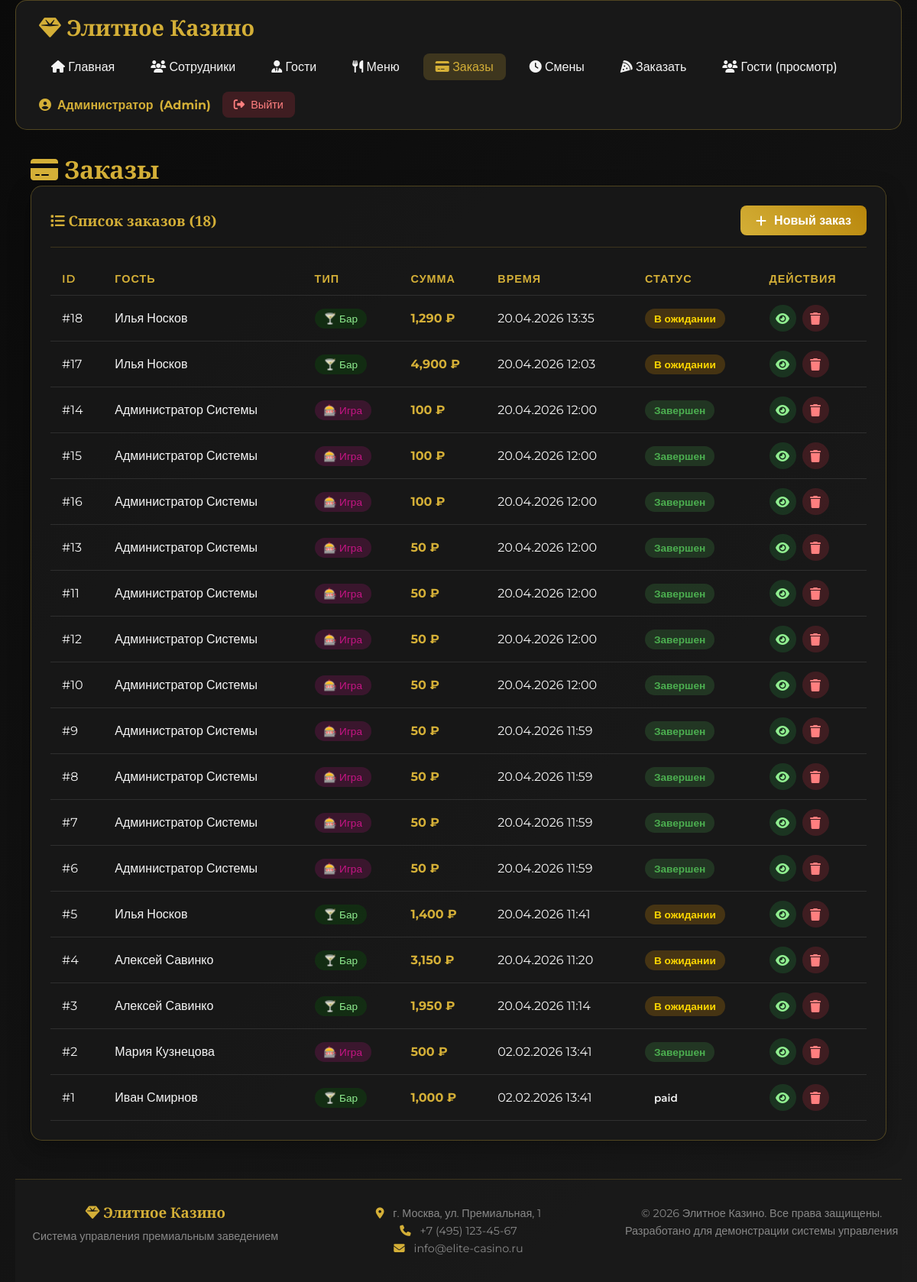
Screenshot of /orders.php (signed in) with the database file from the repository.
### tables this page shows
CREATE TABLE `orders` (
  `id` int(11) NOT NULL COMMENT 'Уникальный идентификатор заказа/транзакции',
  `guest_id` int(11) DEFAULT NULL COMMENT 'Ссылка на гостя',
  `employee_id` int(11) NOT NULL COMMENT 'Сотрудник, обслуживающий заказ/игру',
  `order_type` enum('bar','game') NOT NULL COMMENT 'Тип операции: bar - бар, game - игра',
  `order_time` datetime DEFAULT current_timestamp() COMMENT 'Дата и время создания заказа',
  `total_amount` decimal(10,2) DEFAULT 0.00 COMMENT 'Итоговая сумма (прибыль для казино)',
  `status` varchar(50) DEFAULT 'pending' COMMENT 'Способ оплаты: cash, card, bonus и т.д',
  `notes` text DEFAULT NULL,
  `payment_method` varchar(50) DEFAULT NULL COMMENT 'Способ оплаты: cash, card, bonus и т.д',
  `game_name` varchar(100) DEFAULT NULL COMMENT 'Статус: pending, paid, completed, cancelled',
  `bet_amount` decimal(10,2) DEFAULT 0.00 COMMENT 'Сумма ставки (только для order_type="game")',
  `win_amount` decimal(10,2) DEFAULT 0.00 COMMENT 'Сумма выигрыша (только для order_type="game")'
);

CREATE TABLE `guests` (
  `id` int(11) NOT NULL COMMENT 'Уникальный идентификатор гостя',
  `first_name` varchar(50) NOT NULL COMMENT 'Имя гостя',
  `last_name` varchar(50) NOT NULL COMMENT 'Фамилия гостя',
  `birth_date` date DEFAULT NULL,
  `document_number` varchar(50) DEFAULT NULL COMMENT 'Номер документа',
  `phone` varchar(20) DEFAULT NULL COMMENT 'Контактный телефон\r\n',
  `visits_count` int(11) DEFAULT 0 COMMENT 'Количество посещений заведения',
  `total_spent` decimal(10,2) DEFAULT 0.00 COMMENT 'Общая сумма потраченных средств',
  `registration_date` datetime DEFAULT current_timestamp() COMMENT 'Дата первой регистрации в системе'
);

### config.php (called while the page is built, shortened)
<?php
function escape($data) {
    return htmlspecialchars($data, ENT_QUOTES, 'UTF-8');
}
?>

### orders.php (the view, shortened to what this page needs)
<?php
require_once 'config.php';
require_once 'header.php';
$orders = [];
try {
    $stmt = $pdo->query("
        SELECT o.*, g.first_name, g.last_name
        FROM orders o
        LEFT JOIN guests g ON o.guest_id = g.id
        ORDER BY o.order_time DESC
        LIMIT 50
    ");
    $orders = $stmt->fetchAll();
} catch (PDOException $e) {
    $error = 'Ошибка загрузки данных: ' . $e->getMessage();
}
?>
<div class="container">
    <h1><i class="fas fa-credit-card"></i> Заказы</h1>
    <div class="card">
        <div class="card-header">
            <h3><i class="fas fa-list"></i> Список заказов (<?php echo count($orders); ?>)</h3>
            <a href="?add" class="btn btn-primary">
                <i class="fas fa-plus"></i> Новый заказ
            </a>
        </div>
        <div class="card-body">
            <?php if (count($orders) > 0): ?>
            <div class="table-responsive">
                <table class="data-table">
                    <thead>
                        <tr>
                            <th>ID</th>
                            <th>Гость</th>
                            <th>Тип</th>
                            <th>Сумма</th>
                            <th>Время</th>
                            <th>Статус</th>
                            <th>Действия</th>
                        </tr>
                    </thead>
                    <tbody>
                        <?php foreach ($orders as $row): ?>
                        <tr>
                            <td>#<?php echo escape($row['id']); ?></td>
                            <td>
                                <?php if ($row['guest_id']): ?>
                                    <?php echo escape($row['first_name'] . ' ' . $row['last_name']); ?>
                                <?php else: ?>
                                    <em>Гость (без регистрации)</em>
                                <?php endif; ?>
                            </td>
                            <td>
                                <span class="order-type order-type-<?php echo $row['order_type']; ?>">
                                    <?php echo $row['order_type'] == 'game' ? '🎰 Игра' : '🍸 Бар'; ?>
                                </span>
                            </td>
                            <td class="amount-cell"><?php echo number_format($row['total_amount'], 0); ?> ₽</td>
                            <td><?php echo date('d.m.Y H:i', strtotime($row['order_time'])); ?></td>
                            <td>
                                <span class="status status-<?php echo strtolower($row['status']); ?>">
                                    <?php
                                    $status_text = [
                                        'pending' => 'В ожидании',
                                        'completed' => 'Завершен',
                                        'cancelled' => 'Отменен'
                                    ];
                                    echo $status_text[$row['status']] ?? $row['status'];
                                    ?>
                                </span>
                            </td>
                            <td>
                                <div class="action-buttons">
                                    <a href="order_details.php?order_id=<?php echo $row['id']; ?>" class="btn-action btn-view" title="Просмотреть">
                                        <i class="fas fa-eye"></i>
                                    </a>
                                    <a href="?delete=<?php echo $row['id']; ?>"
                                       class="btn-action btn-delete"
                                       title="Удалить"
                                       onclick="return confirm('Удалить заказ #<?php echo $row['id']; ?>?')">
                                        <i class="fas fa-trash"></i>
                                    </a>
                                </div>
                            </td>
                        </tr>
                        <?php endforeach; ?>
                    </tbody>
                </table>
            </div>
            <?php endif; ?>
        </div>
    </div>
</div>
<?php require_once 'footer.php'; ?>

### style.css (style rules this page uses)
:root { --primary: #8B0000; --secondary: #C71585; --accent: #D4AF37; --dark: #1A1A1A; --light: #F5F5F5; --gray: #333333; --secondary-light: #888; --success: #28a745; --danger: #dc3545; --warning: #ffc107; --info: #17a2b8; }
* { margin: 0; padding: 0; box-sizing: border-box; }
body { font-family: 'Montserrat', sans-serif; background: linear-gradient(135deg, #0a0a0a, #1a1a1a); color: var(--light); min-height: 100vh; }
.container { max-width: 1400px; margin: 0 auto; padding: 0 20px; }
h1, h2, h3, h4 { font-family: 'Cinzel', serif; color: var(--accent); }
a { color: var(--secondary); text-decoration: none; transition: all 0.3s; }
.card { background: rgba(26, 26, 26, 0.8); border-radius: 15px; padding: 25px; margin-bottom: 30px; border: 1px solid rgba(212, 175, 55, 0.3); box-shadow: 0 10px 30px rgba(0, 0, 0, 0.3); }
.card-header { display: flex; justify-content: space-between; align-items: center; margin-bottom: 20px; border-bottom: 1px solid rgba(212, 175, 55, 0.2); padding-bottom: 15px; flex-wrap: wrap; gap: 15px; }
.card-header h3 { margin: 0; }
.btn { display: inline-flex; align-items: center; gap: 10px; background: linear-gradient(45deg, var(--secondary), var(--primary)); color: white; padding: 10px 20px; border-radius: 8px; font-weight: bold; border: none; cursor: pointer; transition: all 0.3s; }
.btn-primary { background: linear-gradient(45deg, var(--accent), #B8860B); }
.table-responsive { overflow-x: auto; }
.data-table { width: 100%; border-collapse: collapse; }
.data-table th, .data-table td { padding: 12px 15px; text-align: left; border-bottom: 1px solid rgba(255, 255, 255, 0.1); }
.data-table th { color: var(--accent); font-weight: 600; font-size: 0.9rem; text-transform: uppercase; letter-spacing: 1px; }
.status { display: inline-block; padding: 5px 12px; border-radius: 20px; font-size: 0.85rem; font-weight: 600; }
.status-pending { background: rgba(255, 165, 0, 0.2); color: #FFD700; }
.status-completed { background: rgba(76, 175, 80, 0.2); color: #4caf50; }
.action-buttons { display: flex; gap: 8px; }
.btn-action { display: inline-flex; align-items: center; justify-content: center; width: 35px; height: 35px; border-radius: 50%; transition: all 0.3s; }
.btn-delete { background: rgba(220, 53, 69, 0.2); color: #FF7F7F; }
.btn-view { background: rgba(40, 167, 69, 0.2); color: #90EE90; }
.amount-cell { color: var(--accent); font-weight: bold; }
.card { animation: fadeIn 0.5s ease-out; }

### orders.php (style rules this page uses)
.order-type { display: inline-block; padding: 5px 12px; border-radius: 20px; font-size: 0.85rem; }
.order-type-bar { background: rgba(0, 128, 0, 0.2); color: #90EE90; }
.order-type-game { background: rgba(199, 21, 133, 0.2); color: var(--secondary); }
.status-pending { background: rgba(255, 165, 0, 0.2); color: #FFD700; }
.status-completed { background: rgba(76, 175, 80, 0.2); color: #4caf50; }

### rows the page displays
orders: id "18", guest.last_name "Илья Носков", order_type "🍸 Бар", total_amount "1,290", order_time "20.04.2026 13:35", status "В ожидании"
orders: id "17", guest.last_name "Илья Носков", order_type "🍸 Бар", total_amount "4,900", order_time "20.04.2026 12:03", status "В ожидании"
orders: id "14", guest.last_name "Администратор Системы", order_type "🎰 Игра", total_amount "100", order_time "20.04.2026 12:00", status "Завершен"
orders: id "15", guest.last_name "Администратор Системы", order_type "🎰 Игра", total_amount "100", order_time "20.04.2026 12:00", status "Завершен"
orders: id "16", guest.last_name "Администратор Системы", order_type "🎰 Игра", total_amount "100", order_time "20.04.2026 12:00", status "Завершен"
orders: id "13", guest.last_name "Администратор Системы", order_type "🎰 Игра", total_amount "50", order_time "20.04.2026 12:00", status "Завершен"
orders: id "11", guest.last_name "Администратор Системы", order_type "🎰 Игра", total_amount "50", order_time "20.04.2026 12:00", status "Завершен"
orders: id "12", guest.last_name "Администратор Системы", order_type "🎰 Игра", total_amount "50", order_time "20.04.2026 12:00", status "Завершен"
orders: id "10", guest.last_name "Администратор Системы", order_type "🎰 Игра", total_amount "50", order_time "20.04.2026 12:00", status "Завершен"
orders: id "9", guest.last_name "Администратор Системы", order_type "🎰 Игра", total_amount "50", order_time "20.04.2026 11:59", status "Завершен"
orders: id "8", guest.last_name "Администратор Системы", order_type "🎰 Игра", total_amount "50", order_time "20.04.2026 11:59", status "Завершен"
orders: id "7", guest.last_name "Администратор Системы", order_type "🎰 Игра", total_amount "50", order_time "20.04.2026 11:59", status "Завершен"
orders: id "6", guest.last_name "Администратор Системы", order_type "🎰 Игра", total_amount "50", order_time "20.04.2026 11:59", status "Завершен"
orders: id "5", guest.last_name "Илья Носков", order_type "🍸 Бар", total_amount "1,400", order_time "20.04.2026 11:41", status "В ожидании"
orders: id "4", guest.last_name "Алексей Савинко", order_type "🍸 Бар", total_amount "3,150", order_time "20.04.2026 11:20", status "В ожидании"
orders: id "3", guest.last_name "Алексей Савинко", order_type "🍸 Бар", total_amount "1,950", order_time "20.04.2026 11:14", status "В ожидании"
orders: id "2", guest.last_name "Мария Кузнецова", order_type "🎰 Игра", total_amount "500", order_time "02.02.2026 13:41", status "Завершен"
orders: id "1", guest.last_name "Иван Смирнов", order_type "🍸 Бар", total_amount "1,000", order_time "02.02.2026 13:41", status "paid"

### other values shown
$_SESSION['first_name'] "Администратор"
count($orders) "18"
